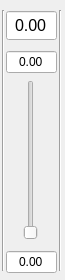
<?xml version="1.0" encoding="UTF-8"?>
<ui version="4.0">
 <class>SmartSlider</class>
 <widget class="QWidget" name="SmartSlider">
  <property name="geometry">
   <rect>
    <x>0</x>
    <y>0</y>
    <width>65</width>
    <height>280</height>
   </rect>
  </property>
  <property name="sizePolicy">
   <sizepolicy hsizetype="Preferred" vsizetype="Preferred">
    <horstretch>0</horstretch>
    <verstretch>0</verstretch>
   </sizepolicy>
  </property>
  <property name="windowTitle">
   <string>Form</string>
  </property>
  <widget class="QSlider" name="slider">
   <property name="geometry">
    <rect>
     <x>23</x>
     <y>80</y>
     <width>16</width>
     <height>160</height>
    </rect>
   </property>
   <property name="sizePolicy">
    <sizepolicy hsizetype="Fixed" vsizetype="Preferred">
     <horstretch>0</horstretch>
     <verstretch>0</verstretch>
    </sizepolicy>
   </property>
   <property name="orientation">
    <enum>Qt::Orientation::Vertical</enum>
   </property>
   <property name="invertedAppearance">
    <bool>false</bool>
   </property>
  </widget>
  <widget class="QDoubleSpinBox" name="spinMin">
   <property name="geometry">
    <rect>
     <x>6</x>
     <y>250</y>
     <width>51</width>
     <height>24</height>
    </rect>
   </property>
   <property name="sizePolicy">
    <sizepolicy hsizetype="Minimum" vsizetype="Preferred">
     <horstretch>0</horstretch>
     <verstretch>0</verstretch>
    </sizepolicy>
   </property>
   <property name="alignment">
    <set>Qt::AlignmentFlag::AlignCenter</set>
   </property>
   <property name="buttonSymbols">
    <enum>QAbstractSpinBox::ButtonSymbols::NoButtons</enum>
   </property>
  </widget>
  <widget class="QDoubleSpinBox" name="spinMax">
   <property name="geometry">
    <rect>
     <x>6</x>
     <y>50</y>
     <width>51</width>
     <height>24</height>
    </rect>
   </property>
   <property name="sizePolicy">
    <sizepolicy hsizetype="Minimum" vsizetype="Preferred">
     <horstretch>0</horstretch>
     <verstretch>0</verstretch>
    </sizepolicy>
   </property>
   <property name="alignment">
    <set>Qt::AlignmentFlag::AlignCenter</set>
   </property>
   <property name="buttonSymbols">
    <enum>QAbstractSpinBox::ButtonSymbols::NoButtons</enum>
   </property>
   <property name="maximum">
    <double>40000.000000000000000</double>
   </property>
  </widget>
  <widget class="QDoubleSpinBox" name="spinValue">
   <property name="geometry">
    <rect>
     <x>6</x>
     <y>10</y>
     <width>51</width>
     <height>31</height>
    </rect>
   </property>
   <property name="sizePolicy">
    <sizepolicy hsizetype="Minimum" vsizetype="Preferred">
     <horstretch>0</horstretch>
     <verstretch>0</verstretch>
    </sizepolicy>
   </property>
   <property name="font">
    <font>
     <pointsize>12</pointsize>
    </font>
   </property>
   <property name="layoutDirection">
    <enum>Qt::LayoutDirection::LeftToRight</enum>
   </property>
   <property name="alignment">
    <set>Qt::AlignmentFlag::AlignCenter</set>
   </property>
   <property name="buttonSymbols">
    <enum>QAbstractSpinBox::ButtonSymbols::NoButtons</enum>
   </property>
   <property name="maximum">
    <double>80000.000000000000000</double>
   </property>
  </widget>
  <widget class="Line" name="line">
   <property name="geometry">
    <rect>
     <x>-7</x>
     <y>10</y>
     <width>20</width>
     <height>261</height>
    </rect>
   </property>
   <property name="sizePolicy">
    <sizepolicy hsizetype="Fixed" vsizetype="Preferred">
     <horstretch>0</horstretch>
     <verstretch>0</verstretch>
    </sizepolicy>
   </property>
   <property name="orientation">
    <enum>Qt::Orientation::Vertical</enum>
   </property>
  </widget>
  <widget class="Line" name="line_2">
   <property name="geometry">
    <rect>
     <x>50</x>
     <y>10</y>
     <width>20</width>
     <height>261</height>
    </rect>
   </property>
   <property name="sizePolicy">
    <sizepolicy hsizetype="Fixed" vsizetype="Preferred">
     <horstretch>0</horstretch>
     <verstretch>0</verstretch>
    </sizepolicy>
   </property>
   <property name="orientation">
    <enum>Qt::Orientation::Vertical</enum>
   </property>
  </widget>
 </widget>
 <resources/>
 <connections/>
</ui>
